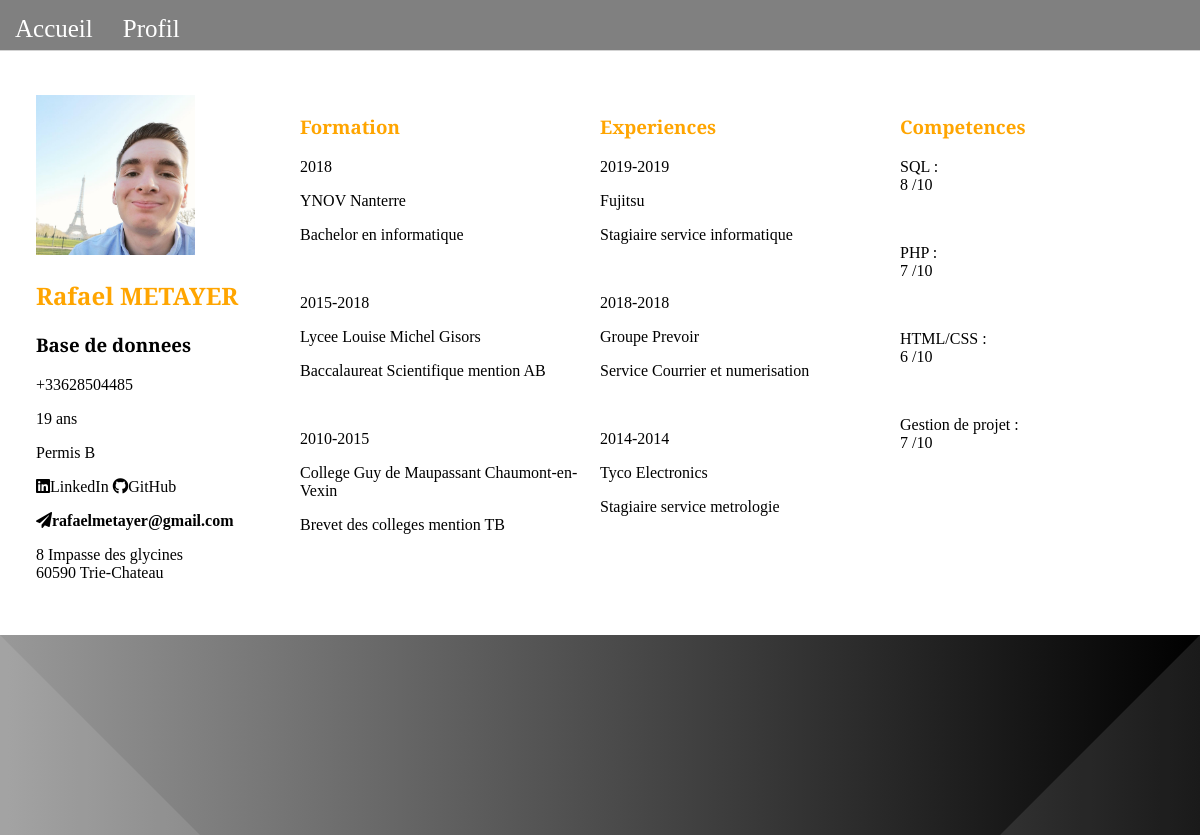
/CV-rafael.php, run on the app's committed database.
### tables this page shows
CREATE TABLE IF NOT EXISTS `contact` (
  `ID_Contact` int(6) NOT NULL AUTO_INCREMENT,
  `Mail` varchar(30) NOT NULL,
  `Tel` int(10) NOT NULL,
  `Linkedin` varchar(80) NOT NULL,
  `Github` varchar(80) NOT NULL,
  `No_rue` int(3) NOT NULL,
  `Nom_rue` varchar(50) NOT NULL,
  `Ville` varchar(30) NOT NULL,
  `CodePostal` decimal(5,0) NOT NULL,
  `Departement` varchar(20) NOT NULL,
  `ComplementAdd` varchar(50) DEFAULT NULL,
  `ID_User` int(6) NOT NULL,
  PRIMARY KEY (`ID_Contact`),
  KEY `FK_Contact_IDuser` (`ID_User`)
);

CREATE TABLE IF NOT EXISTS `utilisateur` (
  `ID_User` int(6) NOT NULL AUTO_INCREMENT,
  `Nom` varchar(40) NOT NULL,
  `Prenom` varchar(40) NOT NULL,
  `Age` decimal(2,0) NOT NULL,
  `Date_naissance` date NOT NULL,
  `Permis` varchar(6) NOT NULL,
  `Metier` varchar(40) DEFAULT NULL,
  PRIMARY KEY (`ID_User`)
);

CREATE TABLE IF NOT EXISTS `formation` (
  `ID_formation` int(6) NOT NULL AUTO_INCREMENT,
  `Date_debut` year(4) NOT NULL,
  `Diplome` varchar(40) NOT NULL,
  `Nom_ecole` varchar(40) NOT NULL,
  `Ville_ecole` varchar(20) NOT NULL,
  `CodePostal` decimal(5,0) NOT NULL,
  `Date_fin` year(4) DEFAULT NULL,
  `ID_user` int(6) NOT NULL,
  PRIMARY KEY (`ID_formation`),
  KEY `fk_Formation_IDuser` (`ID_user`)
);

CREATE TABLE IF NOT EXISTS `exp_pro` (
  `ID_xp` int(6) NOT NULL AUTO_INCREMENT,
  `Entreprise` varchar(20) NOT NULL,
  `Date_debut` year(4) NOT NULL,
  `Description` varchar(200) NOT NULL,
  `Poste` varchar(40) NOT NULL,
  `Date_fin` year(4) DEFAULT NULL,
  `ID_user` int(6) NOT NULL,
  PRIMARY KEY (`ID_xp`),
  KEY `FK_expro_ID_User` (`ID_user`)
);

CREATE TABLE IF NOT EXISTS `capacite` (
  `ID_capacite` int(6) NOT NULL AUTO_INCREMENT,
  `Nom_capacite` varchar(40) NOT NULL,
  `Note` decimal(1,0) NOT NULL,
  `ID_User` int(6) NOT NULL,
  PRIMARY KEY (`ID_capacite`),
  KEY `fk_capacite_IDuser` (`ID_User`)
);

### CV-rafael.php (the view, shortened to what this page needs)
<?php
    $pdo = new PDO("mysql:host=localhost:3306;dbname=UF_Web", "root", "");
    $pdo->setAttribute(PDO::ATTR_ERRMODE, PDO::ERRMODE_EXCEPTION);?>
<!DOCTYPE html>
<html lang="en">
<head>
    <link rel="stylesheet" href="https://use.fontawesome.com/releases/v5.8.0/css/all.css">
    <link rel="stylesheet" href="Css/CV-rafael.css">
</head>
    <body>
        <main>
            <nav>
                <ul>
                    <li>
                        <a href="index.php">Accueil</a>
                    </li>
                    <li>
                        <a href="rafael-profil.php">Profil</a>
                    </li>
                </ul>
            </nav>
        <div class="contact">
            <img src="Img/Rafael.jpg" alt="" height= 28%>
            <?php $sql =  'SELECT Prenom, Nom, Metier, Tel, Age, Permis, Linkedin, Github, Mail, No_rue, Nom_rue, CodePostal, Ville FROM utilisateur, contact WHERE contact.ID_User=utilisateur.ID_User AND utilisateur.ID_User = 2';
                $requete = $pdo->query($sql);
                while($row=$requete->fetch()){
            ?>
            <H2><?php echo $row['0'];?> <?php echo $row['1'];?></H2>
            <h3><?php echo $row['2'];?></h3>
            <p>+33<?php echo $row['3'];?></p>
            <p><?php echo $row['4'];?> ans</p>
            <p>Permis <?php echo $row['5'];?></p>
            <p><a href="<?php echo $row['6'];?>"><i class="fab fa-linkedin">LinkedIn</i></a>
            <a href="<?php echo $row['7'];?>"><i class="fab fa-github">GitHub</i> </a></p>
            <p><a href="<?php echo $row['8'];?>"><i class="fas fa-paper-plane"><?php echo $row['8'];?></i></a> </p>
            <p><?php echo $row['9'];?> <?php echo $row['10'];?> <br><?php echo $row['11'];?> <?php echo $row['12'];}?> </p>
        </div>
        <div class="formation">
            <h3>Formation</h3>
            <?php $sql =  'SELECT Date_debut, Nom_ecole, Ville_ecole, Diplome FROM Formation WHERE ID_formation = 9';
                $requete = $pdo->query($sql);
                while($row=$requete->fetch()){
            ?>
            <p><?php echo $row['0'];?></p>
            <p><?php echo $row['1'];?> <?php echo $row['2'];?></p>
            <p><?php echo $row['3'];}?></p>
            <br>
            <?php $sql =  'SELECT Date_debut, Date_fin, Nom_ecole, Ville_ecole, Diplome FROM Formation WHERE ID_formation = 8';
                $requete = $pdo->query($sql);
                while($row=$requete->fetch()){
            ?>
            <p><?php echo $row['0'];?>-<?php echo $row['1'];?></p>
            <p><?php echo $row['2'];?> <?php echo $row['3'];?></p>
            <p><?php echo $row['4'];}?></p>
            <br>
            <?php $sql =  'SELECT Date_debut, Date_fin, Nom_ecole, Ville_ecole, Diplome FROM Formation WHERE ID_formation = 7';
                $requete = $pdo->query($sql);
                while($row=$requete->fetch()){
            ?>
            <p><?php echo $row['0'];?>-<?php echo $row['1'];?></p>
            <p><?php echo $row['2'];?> <?php echo $row['3'];?></p>
            <p><?php echo $row['4'];}?></p>
        </div>
        <div class="exp">
            <h3>Experiences</h3>
            <?php $sql =  'SELECT Date_debut, Date_fin, Entreprise, Poste FROM exp_pro WHERE ID_xp = 9';
                $requete = $pdo->query($sql);
                while($row=$requete->fetch()){
            ?>
            <p><?php echo $row['0'];?>-<?php echo $row['1'];?></p>
            <p><?php echo $row['2'];?></p>
            <p><?php echo $row['3'];}?></p>
            <br>
            <?php $sql =  'SELECT Date_debut, Date_fin, Entreprise, Poste FROM exp_pro WHERE ID_xp = 8';
                $requete = $pdo->query($sql);
                while($row=$requete->fetch()){
            ?>
            <p><?php echo $row['0'];?>-<?php echo $row['1'];?></p>
            <p><?php echo $row['2'];?></p>
            <p><?php echo $row['3'];}?></p>
            <br>
            <?php $sql =  'SELECT Date_debut, Date_fin, Entreprise, Poste FROM exp_pro WHERE ID_xp = 7';
                $requete = $pdo->query($sql);
                while($row=$requete->fetch()){
            ?>
            <p><?php echo $row['0'];?>-<?php echo $row['1'];?></p>
            <p><?php echo $row['2'];?></p>
            <p><?php echo $row['3'];}?></p>
        </div>
        <div class="comp">
            <h3>Competences</h3>
            <?php $sql =  'SELECT Nom_capacite, Note FROM capacite WHERE ID_capacite = 9';
                $requete = $pdo->query($sql);
                while($row=$requete->fetch()){?>
                <p id="s4"><?php echo $row['0'];?> : <br> <?php echo $row['1'];}?> /10</p> <br>
                <?php $sql =  'SELECT Nom_capacite, Note FROM capacite WHERE ID_capacite = 10';
                $requete = $pdo->query($sql);
                while($row=$requete->fetch()){?>
                <p id="s5"><?php echo $row['0'];?> : <br> <?php echo $row['1'];}?> /10</p> <br>
                <?php $sql =  'SELECT Nom_capacite, Note FROM capacite WHERE ID_capacite = 11';
                $requete = $pdo->query($sql);
                while($row=$requete->fetch()){?>
                <p id="s6"><?php echo $row['0'];?> : <br> <?php echo $row['1'];}?> /10</p> <br>
                <?php $sql =  'SELECT Nom_capacite, Note FROM capacite WHERE ID_capacite = 12';
                $requete = $pdo->query($sql);
                while($row=$requete->fetch()){?>
                <p id="s7"><?php echo $row['0'];?> : <br> <?php echo $row['1'];}?> /10</p>
            <br>
        </div>
        </main>
        <footer>
        </footer>
</body>

### Css/CV-rafael.css (style rules this page uses)
body { margin: 0; padding: 0; font-family: 'Libre Baskerville', serif; height: auto; }
main { width: 100%; height: 79.4vh; display: flex; flex-wrap: wrap; overflow: hidden; position: relative; }
nav ul { position: fixed; display: inline-flex; list-style-type: none; margin: 0; padding: 0; width: 100%; border-bottom: lightgray 1px solid; background:gray; position: fixed; height: 6%; z-index: 8; }
nav ul li a { font-size: 25px; display: block; text-align: center; margin: 15px; color: white; text-decoration: none; z-index: 5; }
footer { display: fixed; position:absolute; width: 100%; bottom: 30%; }
.contact { position: relative; height: 90%; top: 15%; width: 25%; left: 3%; }
.formation { position: relative; height: 90%; top: 15%; width: 25%; }
.exp { position: relative; height: 90%; top: 15%; width: 25%; }
.comp { position: relative; height: 90%; top: 15%; width: 15%; }
h3:first-child { color: rgb(255, 165, 0); }
h2 { color: rgb(255, 165, 0); }
a { text-decoration: none; color: black; }
footer { z-index: 3; bottom: 0px; height: 200PX; padding: 0; margin: 0; background: linear-gradient(90deg, #999, black); position: relative; animation: animate linear 20s infinite; }
footer:before { content: ''; position: absolute; top: 0; left: 0; border-top: 200px solid transparent; border-left: 200px solid #FFF; opacity: 0.1; }
footer:after { content: ''; position: absolute; top: 0; right: 0; border-top: 200px solid transparent; border-right: 200px solid #FFF; opacity: 0.1; }

### data on the page
contact: ID_User.Prenom "Rafael", ID_User.Nom "METAYER", ID_User.Metier "Base de donnees", Tel "628504485", ID_User.Age "19", ID_User.Permis "B", Mail "rafaelmetayer@gmail.com", No_rue "8", Nom_rue "Impasse des glycines", CodePostal "60590", Ville "Trie-Chateau"
formation: Date_debut "2018", Nom_ecole "YNOV", Ville_ecole "Nanterre", Diplome "Bachelor en informatique"
formation: Date_debut "2015", Date_fin "2018", Nom_ecole "Lycee Louise Michel", Ville_ecole "Gisors", Diplome "Baccalaureat Scientifique mention AB"
formation: Date_debut "2010", Date_fin "2015", Nom_ecole "College Guy de Maupassant", Ville_ecole "Chaumont-en-Vexin", Diplome "Brevet des colleges mention TB"
exp_pro: Date_debut "2019", Date_fin "2019", Entreprise "Fujitsu", Poste "Stagiaire service informatique"
exp_pro: Date_debut "2018", Date_fin "2018", Entreprise "Groupe Prevoir", Poste "Service Courrier et numerisation"
exp_pro: Date_debut "2014", Date_fin "2014", Entreprise "Tyco Electronics", Poste "Stagiaire service metrologie"
capacite: Nom_capacite "SQL", Note "8"
capacite: Nom_capacite "PHP", Note "7"
capacite: Nom_capacite "HTML/CSS", Note "6"
capacite: Nom_capacite "Gestion de projet", Note "7"
